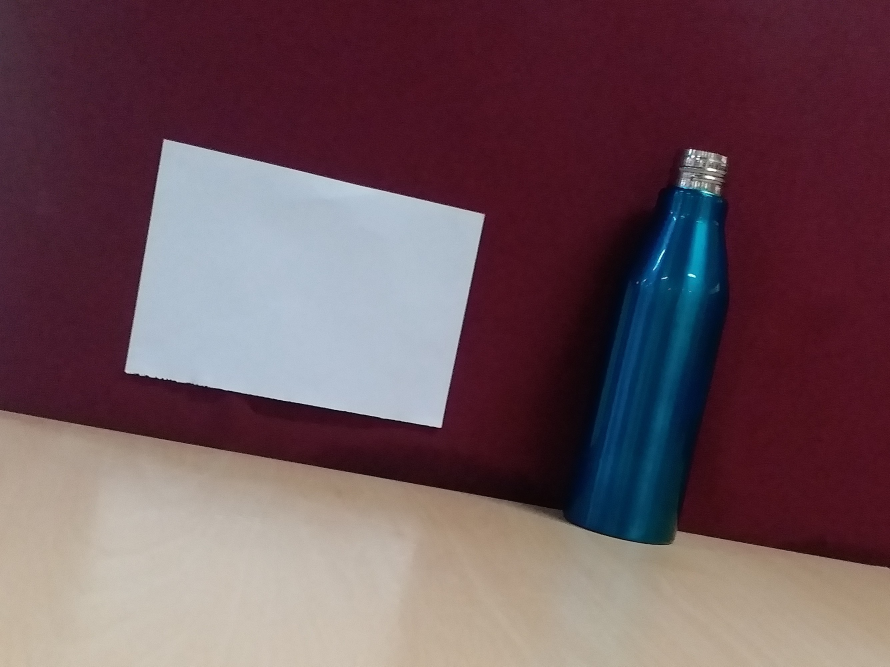
#> input picture object/bottomleft.jpg, 2669 x 1999 px, found by its file name (shown at 1/3 size)
$ python 5feet.py   (older library calls are emulated)
#> lines starting #> are read from the running program, lines starting #| are printed output that depends on the picture; after the words box and inside, x2 and y2 are one past the last pixel; in counts of white or black regions, pixels touching at a corner belong together; long printed decimals are rounded
'''
Created on 18-Mar-2019

@author: dhanalaxmi
'''
import cv2
import imutils
from matplotlib import pyplot as plt
import numpy as np
from imutils import perspective
import math
from scipy import ndimage
from operator import itemgetter


im = cv2.imread("/home/dhanalaxmi/eclipse-workspace/AI/Object_Height/image/5feet/bottomleft.jpg")
#> im is the input picture: shape (1999, 2669, 3); mean B, G, R 90.3, 82.9, 109.2
gray = cv2.cvtColor(im, cv2.COLOR_RGB2GRAY)
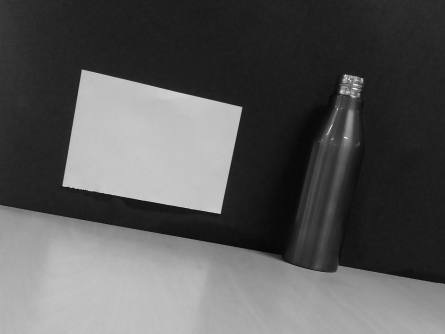
#> gray: shape (1999, 2669) (shown at 1/6 size); min 0, max 255, mean 88.1
edges = cv2.Canny(gray,60,60,apertureSize =3)
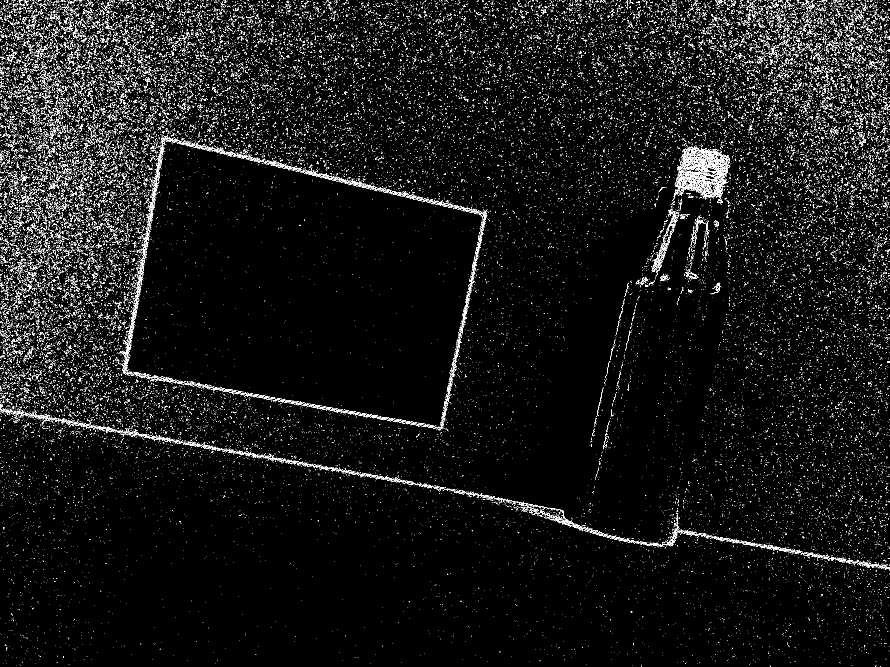
#> edges: shape (1999, 2669) (shown at 1/3 size); 3.4% white in thin lines or dots


minLineLength=1500
maxLineGap=100
lines = cv2.HoughLinesP(image=edges,rho=.7,theta=np.pi/180, threshold=100,lines=np.array([]), minLineLength=minLineLength,maxLineGap=maxLineGap)
#> lines = 120 rows, first 6: [15, 1234, 1754, 1541], [0, 1235, 1686, 1532], [7, 1231, 1570, 1507], [0, 1229, 1607, 1512], [4, 1236, 1689, 1533], [1, 52, 2666, 52]
bl_listing=[]
for i in range(len(lines)):
    if lines[i][0][0]<300:
        if lines[i][0][1]>1000:
            if lines[i][0][2]>1000:
                bl_listing.append(lines[i])
#> this loop made 120 passes
#> after the loop, bl_listing = [[[15, 1234, 1754, 1541]], [[0, 1235, 1686, 1532]], [[7, 1231, 1570, 1507]], [[0, 1229, 1607, 1512]], [[4, 1236, 1689, 1533]], [[3, 1233, 1752, 1541]], [[9, 1055, 1513, 1321]], [[0, 1237, 1687, 1535]], [[6, 1237, 1690, 1534]]]
a,b,c = np.shape(bl_listing)
angles = []
last=(len(bl_listing)-1)
#> last = 8
for x1, y1, x2, y2 in bl_listing[last]:
    cv2.line(im, (x1, y1), (x2, y2), (255, 0, 0), 5)
    angle = math.degrees(math.atan2(y2 - y1, x2 - x1))
    angles.append(angle)
#> this loop made 1 pass
#> (x1, y1, x2, y2, angle) on pass 1: (6, 1237, 1690, 1534, 10)
#> after the loop, angles = [10]

median_angle=(angles[0])
#> median_angle = 10
# median_angle = np.median(angles)
img_rotated = ndimage.rotate(im, median_angle)

# plt.imshow(cv2.cvtColor(img_rotated,cv2.COLOR_BGR2RGB))
# plt.show()
im=img_rotated
gray = cv2.cvtColor(im, cv2.COLOR_RGB2GRAY)
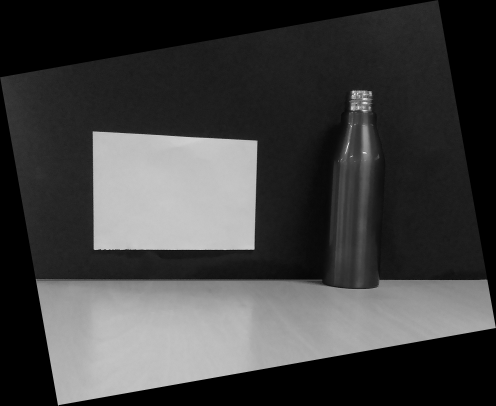
#> gray: shape (2432, 2976) (shown at 1/6 size); min 0, max 255, mean 64.8

thresh = cv2.threshold(gray, 110,220, cv2.THRESH_BINARY)[1]
#> thresh: shape (2432, 2976); values 0 (black) and 220 (white), 28.6% white; 289 white regions (267 under 20 px), largest, box (x1, y1, x2, y2) and area: (214, 1675, 2975, 2431) 1380008, (555, 788, 1546, 1501) 666611, (2172, 747, 2218, 974) 7628
thresh = cv2.erode(thresh, None, iterations=2)
#> thresh: shape (2432, 2976); values 0 (black) and 220 (white), 28.1% white; 48 white regions (26 under 20 px), largest, box (x1, y1, x2, y2) and area: (219, 1680, 2972, 2429) 1363611, (558, 791, 1543, 1498) 658440, (2176, 751, 2216, 960) 5923
thresh = cv2.dilate(thresh, None, iterations=2)
#> thresh: shape (2432, 2976); values 0 (black) and 220 (white), 28.5% white; 36 white regions
cnts = cv2.findContours(thresh, cv2.RETR_TREE,cv2.CHAIN_APPROX_SIMPLE)
#> cnts = 59 contours, 26 with area under 20; largest, box (x1, y1, x2, y2) and area: (217, 1678, 2974, 2431) 1375431, (556, 789, 1545, 1500) 664152, (2174, 749, 2218, 962) 7000, (2123, 544, 2210, 600) 2018, (2106, 614, 2165, 664) 1582
cnts = imutils.grab_contours(cnts)

for c in cnts:
    area=cv2.contourArea(c)
    if area > 500000 and area< 900000:
        epsilon = cv2.arcLength(c, True)
        approx = cv2.approxPolyDP(c, 0.1* epsilon, True)
        if len(approx)== 4 :
            box = cv2.minAreaRect(approx)
            box_angle=box[-1]
            box = cv2.boxPoints(box) if imutils.is_cv2() else cv2.boxPoints(box)
            box = np.array(box, dtype="int")
            box = perspective.order_points(box)
            for (x, y) in box:
                cv2.circle(im, (int(x), int(y)), 5, (0, 0, 255), 30)
            cv2.drawContours(im, [box.astype("int")], -1, (0, 255, 0), 20)
#> this loop made 59 passes
#> (area, epsilon, approx, box, box_angle) on pass 15: (664152, 3494.1, [[557, 789], [565, 1498], [1526, 1496], [1544, 845]], [[557, 788], [1543, 786], [1545, 1495], [558, 1498]], -0.119)
#> im: shape (2432, 2976, 3)


RO_Pixel=math.sqrt((box[3][1]-box[0][1])**2)
#> RO_Pixel = 710
print("RO pixel is {}".format(RO_Pixel))
#| RO pixel is 710.0

thresh = cv2.threshold(gray, 100,230, cv2.THRESH_BINARY)[1]
#> thresh: shape (2432, 2976); values 0 (black) and 230 (white), 28.6% white; 311 white regions (289 under 20 px), largest, box (x1, y1, x2, y2) and area: (214, 1675, 2975, 2431) 1381603, (554, 788, 1546, 1501) 667214, (2102, 543, 2233, 677) 10953

sift = cv2.xfeatures2d.SIFT_create()
kp, des = sift.detectAndCompute(thresh, None)
#> kp = 663 keypoints; strongest (x, y, size): (2190, 1000, 1.9), (2204, 972, 1.8), (2112, 604, 2.1), (307, 1676, 2.1)

# Convert the Key Points into an array of coordinates
points = []
for point in kp:

    points.append(point.pt)
#> this loop made 663 passes
#> point on passes 1 to 3: keypoint at (217.1, 1683.1), size 2.2, keypoint at (217.2, 1677.3), size 3.9, keypoint at (217.2, 1677.3), size 3.9
#> after the loop, points = 663 pairs, first value 217.1 to 2971.9, second value 541.6 to 2428.9
# Determine the Top Most Points of Bottle
points_ordered = sorted(points, key=itemgetter(1), reverse=False)
#> points_ordered has the same summary as points
head = [points_ordered[0]]
#> head = [(2125.3, 541.6)]

cv2.circle(im, (int(head[0][0]), int(head[0][1])), 2, (0, 0, 255), 40)

thresh = cv2.threshold(gray, 70,80, cv2.THRESH_BINARY)[1]
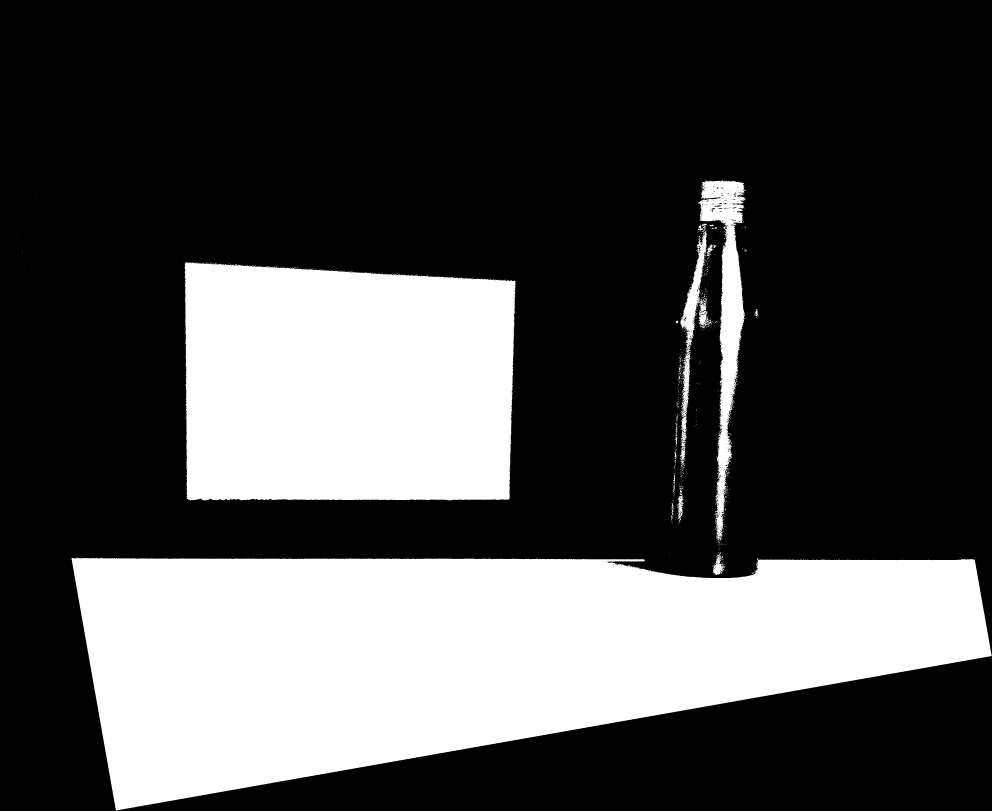
#> thresh: shape (2432, 2976) (shown at 1/3 size); values 0 (black) and 80 (white), 29.5% white; 773 white regions (738 under 20 px), largest, box (x1, y1, x2, y2) and area: (214, 1673, 2975, 2431) 1397536, (554, 786, 1547, 1501) 669252, (2095, 539, 2236, 1620) 51325

minLineLength=2200
maxLineGap=500
lines = cv2.HoughLinesP(image=thresh,rho=.7,theta=np.pi/180, threshold=100,lines=np.array([]), minLineLength=minLineLength,maxLineGap=maxLineGap)
#> lines = 377 rows, first 6: [243, 1836, 2951, 1836], [236, 1799, 2944, 1799], [228, 1752, 2936, 1752], [240, 1821, 2948, 1821], [225, 1737, 2934, 1737], [249, 1869, 2957, 1869]
bl_listing=[]
for i in range(len(lines)):
    if lines[i][0][0]<500:
        if lines[i][0][1]>1300 and lines[i][0][1]<1950:
            if lines[i][0][2]>2500:
                if lines[i][0][3]>1300 and lines[i][0][3]<1950:
                    bl_listing.append(lines[i][0])
#> after the loop, bl_listing = 272 items, first 6: [243, 1836, 2951, 1836], [236, 1799, 2944, 1799], [228, 1752, 2936, 1752], [240, 1821, 2948, 1821], [225, 1737, 2934, 1737], [249, 1869, 2957, 1869]

points_ordered = sorted(bl_listing, key=itemgetter(1), reverse=True)
#> points_ordered = 272 items, first 6: [263, 1949, 2971, 1949], [263, 1948, 2971, 1948], [262, 1947, 2971, 1947], [262, 1946, 2970, 1946], [262, 1945, 2970, 1945], [262, 1944, 2970, 1944]
bottom=points_ordered[-1]
#> bottom = [215, 1678, 2922, 1678]
a,b,c,d=bottom
#> a = 215; b = 1678; c = 2922; d = 1678
midpoint=((a + c) * 0.5), ((b + d) * 0.5)
#> midpoint = (1568.5, 1678)

cv2.line(im,(a,b),(c,d), (0, 0, 255), 30, cv2.LINE_AA)
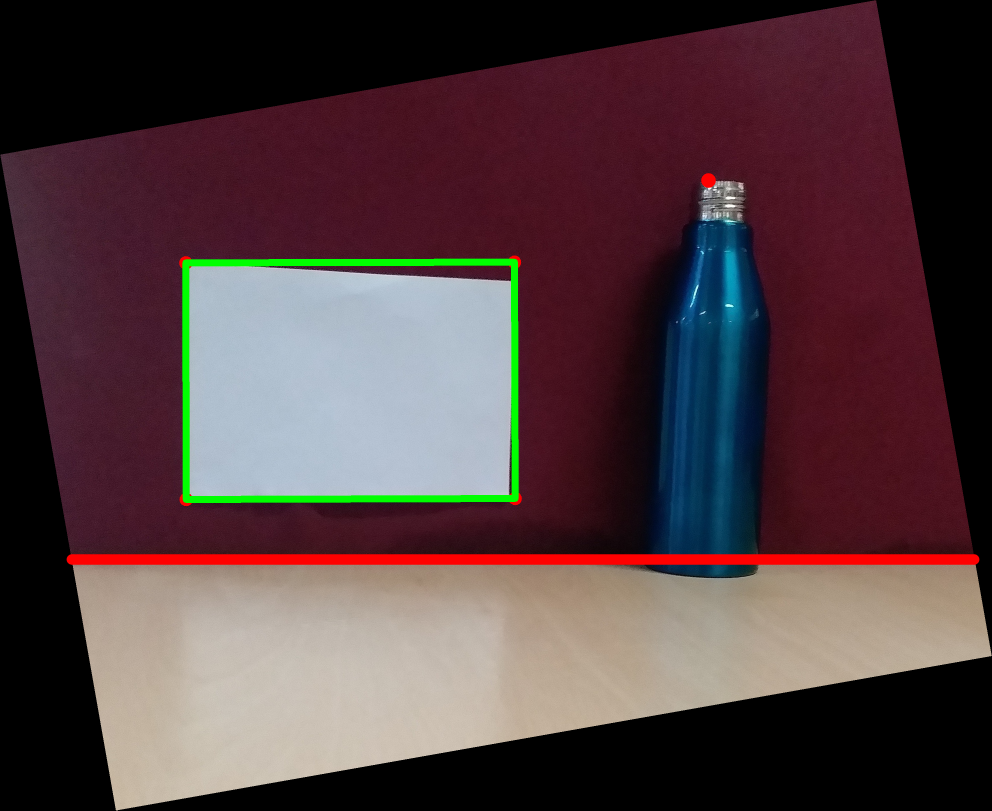
#> im: shape (2432, 2976, 3) (shown at 1/3 size); mean B, G, R 64.8, 62, 81.5

Bottle_Height=(midpoint[1]-head[0][1])
#> Bottle_Height = 1136.4
print("Bottle pixel is {}".format(Bottle_Height))
#| Bottle pixel is 1136.366

RO_CM =14.8
# Calculate the conversion factor
CM_per_Pixel = (RO_CM/ RO_Pixel)
#> CM_per_Pixel = 0.0208

# Calculate the Kid's Height in cm
Bottle_Height_CM = (Bottle_Height * CM_per_Pixel)
#> Bottle_Height_CM = 23.69
print("Bottle Height in cm -  {}".format(Bottle_Height_CM))
#| Bottle Height in cm -  23.688

plt.imshow(cv2.cvtColor(im,cv2.COLOR_BGR2RGB))
plt.show()

$ run again, with object/down.jpg copied over object/bottomleft.jpg
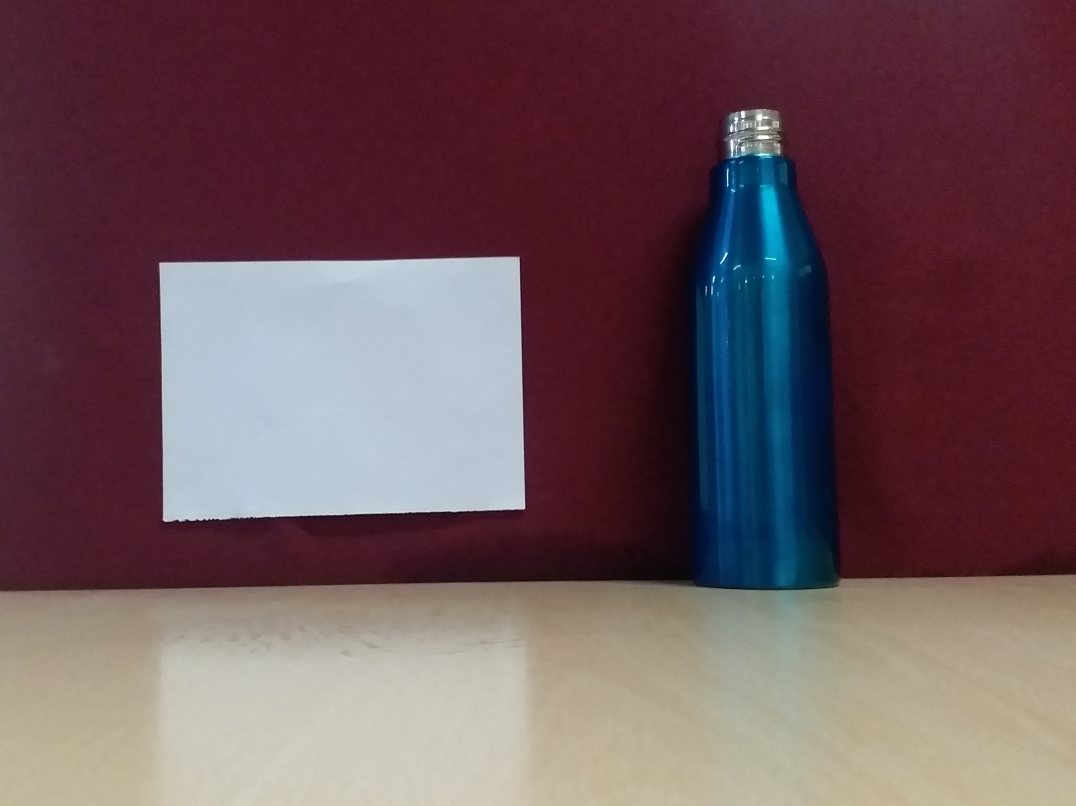
#> input picture object/down.jpg, 3226 x 2417 px, found by its file name (shown at 1/3 size)
#> im is the input picture: shape (2417, 3226, 3); mean B, G, R 90.8, 85.2, 109.9
#> `edges = cv2.Canny(gray,60,60,apertureSize =3)`:
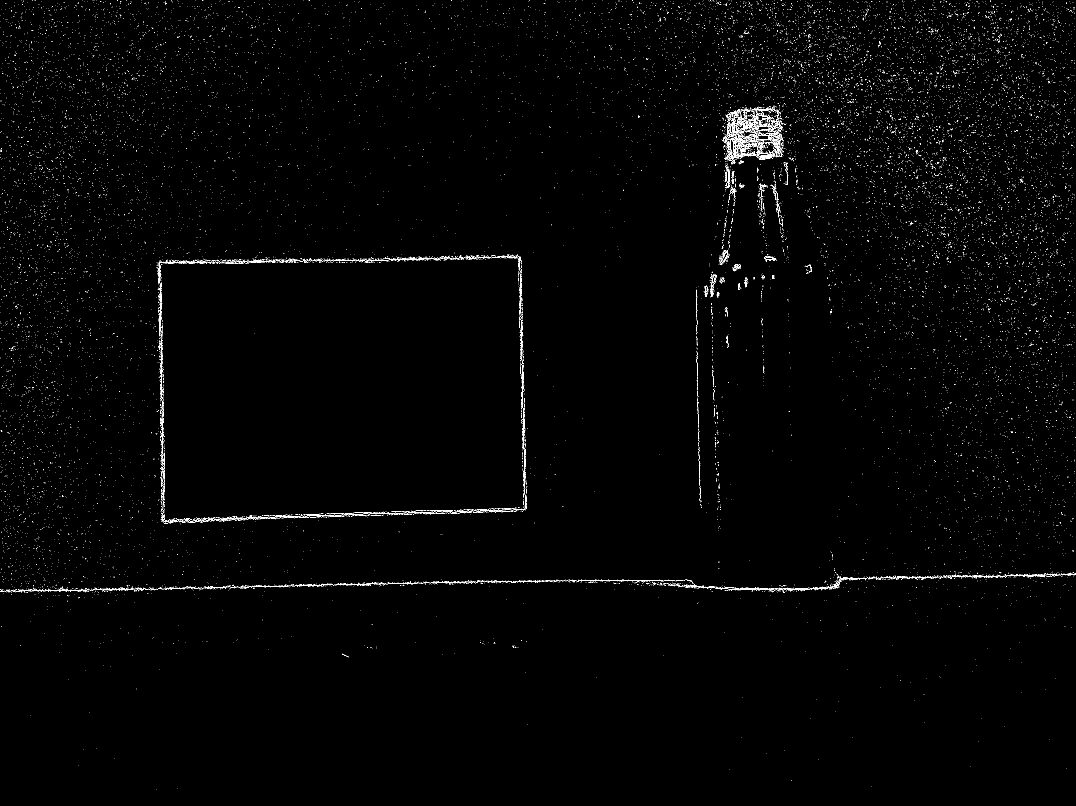
#> edges: shape (2417, 3226) (shown at 1/3 size); 0.67% white in thin lines or dots
#> `lines = cv2.HoughLinesP(image=edges,rho=.7,theta=np.pi/180, threshold=..`: lines = [[3, 1771, 1868, 1739], [1, 1774, 2004, 1739], [0, 1775, 2061, 1739], [3, 1770, 1826, 1738]]
#> the loop `for i in range(len(lines)):` made 4 passes
#> after the loop `for i in range(len(lines)):`: bl_listing = [[[3, 1771, 1868, 1739]], [[1, 1774, 2004, 1739]], [[0, 1775, 2061, 1739]], [[3, 1770, 1826, 1738]]]
#> last = 3
#> the loop `for x1, y1, x2, y2 in bl_listing[last]:` made 1 pass
#> (x1, y1, x2, y2, angle) on pass 1: (3, 1770, 1826, 1738, -1.01)
#> after the loop `for x1, y1, x2, y2 in bl_listing[last]:`: angles = [-1.01]
#> median_angle = -1.01
#> cnts = 222 contours, 168 with area under 20; largest, box (x1, y1, x2, y2) and area: (1, 1774, 3237, 2473) 2084380, (503, 796, 1591, 1574) 826228, (2313, 589, 2388, 921) 15008, (2222, 368, 2374, 514) 14557, (2353, 470, 2375, 503) 526
#> the loop `for c in cnts:` made 222 passes
#> (area, epsilon, approx, box, box_angle) on pass 185: (826228, 3821.5, [[506, 797], [508, 1573], [1590, 1553], [1586, 798]], [[505, 797], [1588, 794], [1590, 1570], [507, 1573]], -0.148)
#> RO_Pixel = 776
#| RO pixel is 776.0
#> kp = 795 keypoints; strongest (x, y, size): (2346, 509, 1.8), (2370, 933, 2.1), (2275, 387, 1.9), (2205, 963, 2)
#> the loop `for point in kp: ` made 795 passes
#> point on passes 1 to 3: keypoint at (6.8, 2136.2), size 3.6, keypoint at (7.8, 2079.3), size 3.6, keypoint at (8.8, 2022.3), size 3.6
#> after the loop `for point in kp:`: points = 795 pairs, first value 6.84 to 3237.8, second value 369.4 to 2467
#> `points_ordered = sorted(points, key=itemgetter(1), reverse=False)`: points_ordered has the same summary as points
#> head = [(2353.5, 369.4)]
#> `lines = cv2.HoughLinesP(image=thresh,rho=.7,theta=np.pi/180, threshold..`: lines = 667 rows, first 6: [10, 1897, 3234, 1897], [5, 2166, 3229, 2166], [2, 2322, 3227, 2322], [3, 2297, 3227, 2297], [3, 2283, 3227, 2283], [3, 2288, 3227, 2288]
#> after the loop `for i in range(len(lines)):`: bl_listing = 171 items, first 6: [10, 1897, 3234, 1897], [9, 1928, 3234, 1928], [10, 1889, 3234, 1889], [10, 1859, 3235, 1859], [10, 1899, 3234, 1899], [10, 1860, 3235, 1860]
#> `points_ordered = sorted(bl_listing, key=itemgetter(1), reverse=True)`: points_ordered = 171 items, first 6: [9, 1949, 3233, 1949], [9, 1948, 3233, 1948], [9, 1947, 3233, 1947], [9, 1946, 3233, 1946], [9, 1945, 3233, 1945], [9, 1944, 3233, 1944]
#> bottom = [12, 1779, 2542, 1779]
#> `a,b,c,d=bottom`: a = 12; b = 1779; c = 2542; d = 1779
#> midpoint = (1277, 1779)
#> `cv2.line(im,(a,b),(c,d), (0, 0, 255), 30, cv2.LINE_AA)`:
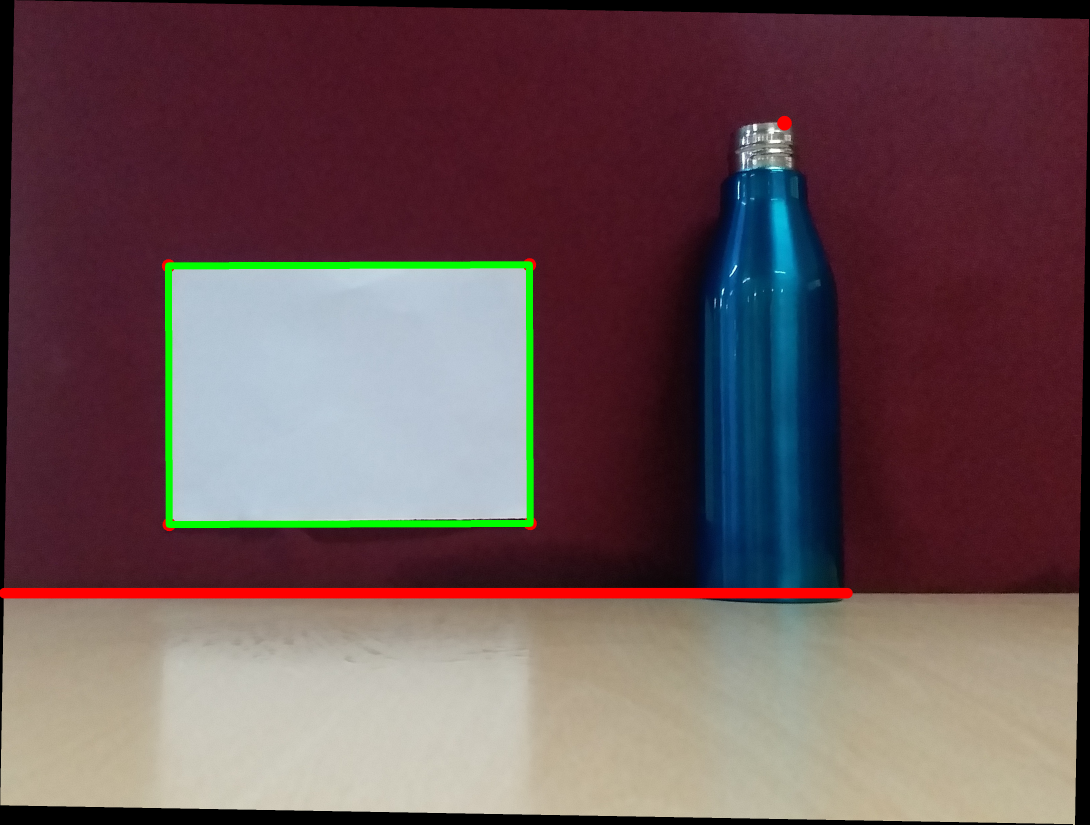
#> im: shape (2473, 3268, 3) (shown at 1/3 size); mean B, G, R 85.8, 83, 106.7
#> Bottle_Height = 1409.6
#| Bottle pixel is 1409.640
#> CM_per_Pixel = 0.0191
#> Bottle_Height_CM = 26.88
#| Bottle Height in cm -  26.885
